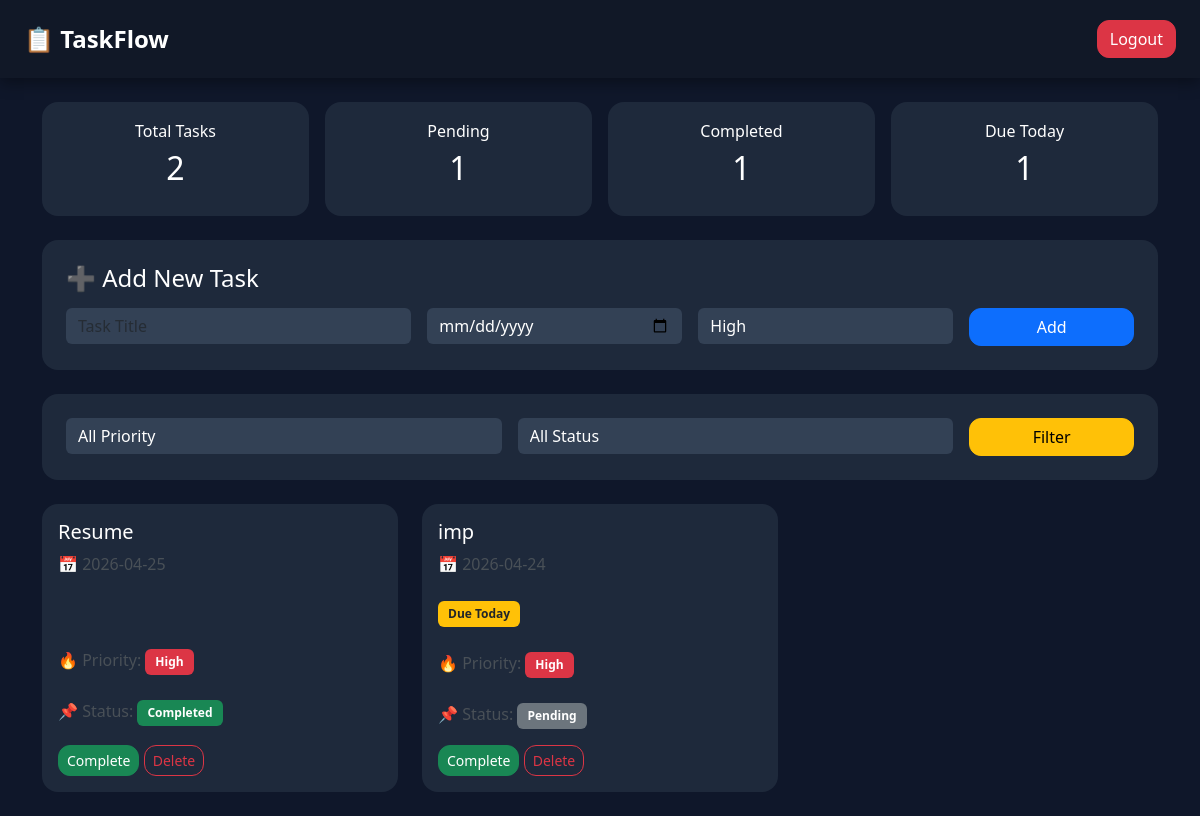
Page / (signed in) on the earlier database version.
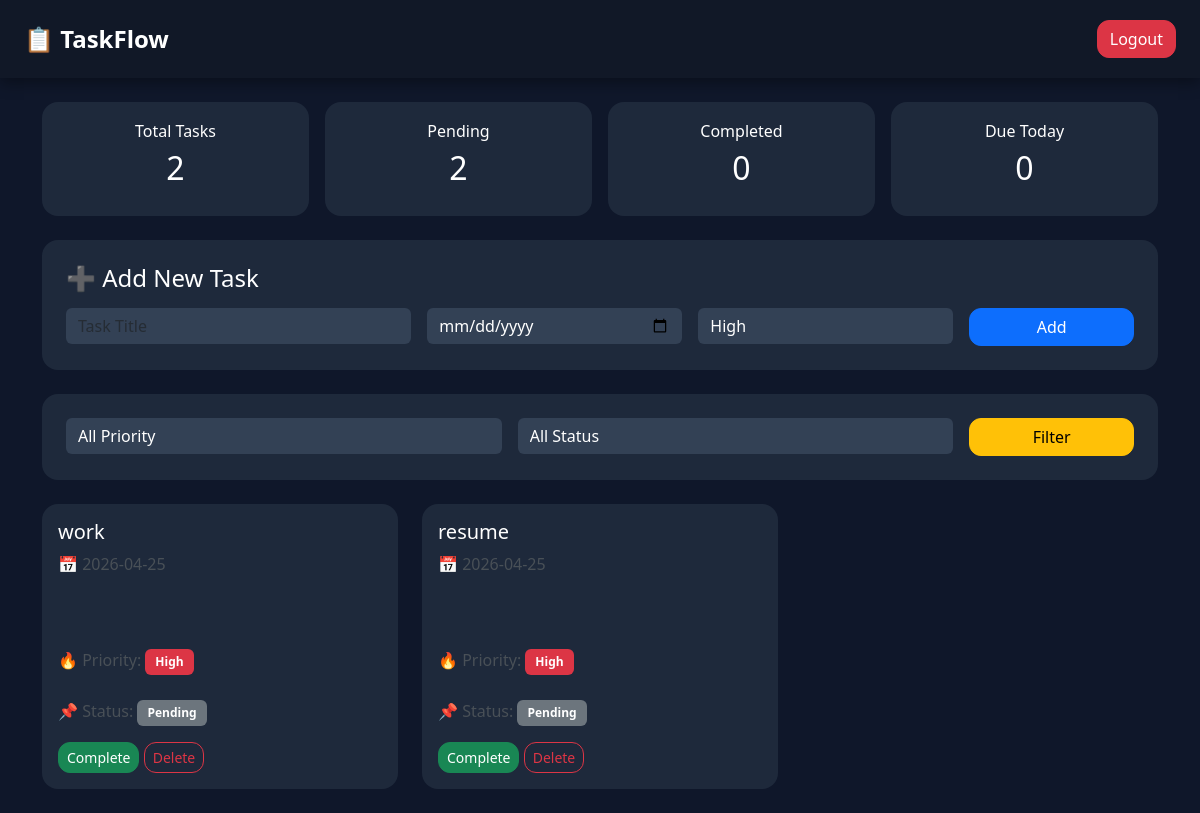
Same page on the later database version.
### tables this page shows
CREATE TABLE tasks (
        id INTEGER PRIMARY KEY AUTOINCREMENT,
        user_id INTEGER,
        title TEXT,
        deadline TEXT,
        priority TEXT,
        status TEXT,
        notified INTEGER DEFAULT 0
    );

### app.py (the view)
@app.route('/')
def home():
    if 'user_id' not in session:
        return redirect('/login')
    priority = request.args.get('priority')
    status = request.args.get('status')
    query = "SELECT * FROM tasks WHERE user_id=?"
    values = [session['user_id']]
    if priority:
        query += " AND priority=?"
        values.append(priority)
    if status:
        query += " AND status=?"
        values.append(status)
    conn = get_db()
    cur = conn.cursor()
    cur.execute(query, tuple(values))
    tasks = cur.fetchall()
    conn.close()
    return render_template(
        "dashboard.html",
        tasks=tasks,
        today=str(date.today())
    )

### app.py (called while the page is built)
def get_db():
    conn = sqlite3.connect("tasks.db")
    conn.row_factory = sqlite3.Row
    return conn

### templates/dashboard.html (shortened to what this page needs)
<!DOCTYPE html>
<html lang="en">
<head>
<link href="https://cdn.jsdelivr.net/npm/bootstrap@5.3.0/dist/css/bootstrap.min.css" rel="stylesheet">
</head>
<body>
<nav class="navbar navbar-expand-lg px-4 py-3">
    <a class="navbar-brand text-white fw-bold fs-4" href="#">
        📋 TaskFlow
    </a>
    <div class="ms-auto">
        <a href="/logout" class="btn btn-danger task-btn">Logout</a>
    </div>
</nav>
<div class="container mt-4">
<div class="row g-3 mb-4">
<div class="col-md-3">
<div class="card card-dark stat-box">
<h6>Total Tasks</h6>
<h2>{{ tasks|length }}</h2>
</div>
</div>
<div class="col-md-3">
<div class="card card-dark stat-box">
<h6>Pending</h6>
<h2>
{{ tasks | selectattr('status', 'equalto', 'Pending') | list | length }}
</h2>
</div>
</div>
<div class="col-md-3">
<div class="card card-dark stat-box">
<h6>Completed</h6>
<h2>
{{ tasks | selectattr('status', 'equalto', 'Completed') | list | length }}
</h2>
</div>
</div>
<div class="col-md-3">
<div class="card card-dark stat-box">
<h6>Due Today</h6>
<h2>
{{ tasks | selectattr('deadline', 'equalto', today) | list | length }}
</h2>
</div>
</div>
</div>
<div class="card card-dark p-4 mb-4">
<h4 class="mb-3">➕ Add New Task</h4>
<form action="/add" method="POST" class="row g-3">
<div class="col-md-4">
<input type="text" name="title" class="form-control" placeholder="Task Title" required>
</div>
<div class="col-md-3">
<input type="date" name="deadline" class="form-control" required>
</div>
<div class="col-md-3">
<select name="priority" class="form-select">
<option value="High">High</option>
</select>
</div>
<div class="col-md-2">
<button class="btn btn-primary w-100 task-btn">Add</button>
</div>
</form>
</div>
<div class="card card-dark p-4 mb-4">
<form method="GET" class="row g-3">
<div class="col-md-5">
<select name="priority" class="form-select">
<option value="">All Priority</option>
</select>
</div>
<div class="col-md-5">
<select name="status" class="form-select">
<option value="">All Status</option>
</select>
</div>
<div class="col-md-2">
<button class="btn btn-warning w-100 task-btn">Filter</button>
</div>
</form>
</div>
<div class="row">
{% for task in tasks %}
<div class="col-md-4 mb-4">
<div class="card card-dark p-3 h-100">
<h5>{{ task['title'] }}</h5>
<p class="text-light-emphasis">
📅 {{ task['deadline'] }} <br><br>
{% if task['deadline'] < today and task['status'] == 'Pending' %}
<span class="badge bg-danger">Overdue</span>
{% elif task['deadline'] == today and task['status'] == 'Pending' %}
<span class="badge bg-warning text-dark">Due Today</span>
{% endif %}
<br><br>
🔥 Priority:
{% if task['priority'] == 'High' %}
<span class="badge bg-danger">High</span>
{% elif task['priority'] == 'Medium' %}
<span class="badge bg-warning text-dark">Medium</span>
{% else %}
<span class="badge bg-success">Low</span>
{% endif %}
<br><br>
📌 Status:
{% if task['status'] == 'Pending' %}
<span class="badge bg-secondary">Pending</span>
{% else %}
<span class="badge bg-success">Completed</span>
{% endif %}
</p>
<div class="mt-auto">
<a href="/complete/{{ task['id'] }}" class="btn btn-success btn-sm task-btn">
Complete
</a>
<a href="/delete/{{ task['id'] }}" class="btn btn-outline-danger btn-sm task-btn">
Delete
</a>
</div>
</div>
</div>
{% endfor %}
</div>
</div>
</body>
</html>

### templates/dashboard.html (style rules this page uses)
body { background:#0f172a; color:white; font-family:Segoe UI, sans-serif; }
.navbar { background:#111827; box-shadow:0 4px 15px rgba(0,0,0,0.4); }
.card-dark { background:#1e293b; border:none; border-radius:16px; color:white; transition:0.3s ease; }
.form-control, .form-select { background:#334155; border:none; color:white; }
.stat-box { padding:20px; text-align:center; }
.task-btn { border-radius:12px; }
.badge { padding:7px 10px; font-size:12px; }

Differences in the rows shown:
removed tasks: title "Resume", deadline "2026-04-25", priority "High", status "Completed"
removed tasks: title "imp", deadline "2026-04-24", status "Due Today", priority "High"
added tasks: title "work", deadline "2026-04-25", priority "High", status "Pending"
added tasks: title "resume", deadline "2026-04-25", priority "High", status "Pending"
Other differences:
{{ tasks | selectattr('status', 'equalto', 'Pending') | list | length }}: "1" → "2"
{{ tasks | selectattr('status', 'equalto', 'Completed') | list | length }}: "1" → "0"
{{ tasks | selectattr('deadline', 'equalto', today) | list | length }}: "1" → "0"
